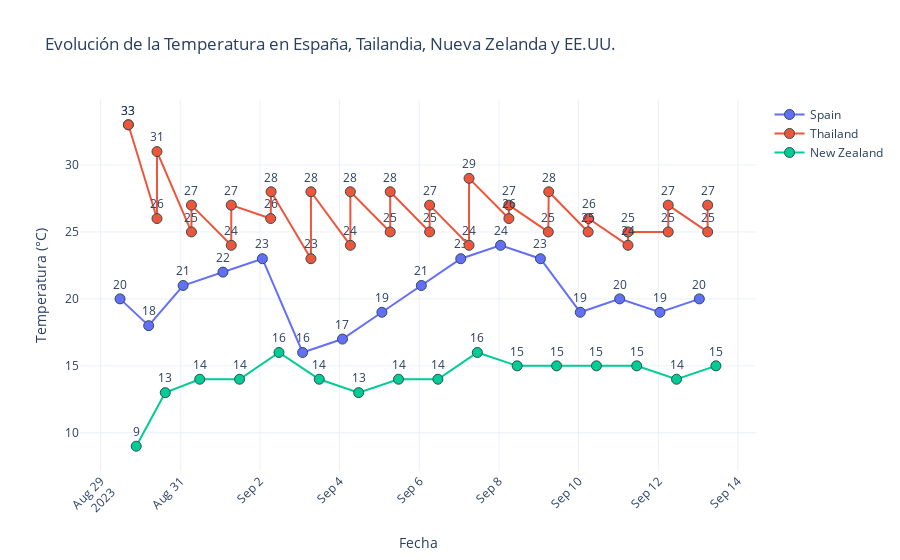

The code cell stored with this chart in its notebook:
### Markdown cell above
# Apartado 15

Carga de datos: Importa el archivo CSV GlobalWeatherRepository.csv en un DataFrame de pandas.

    Selección de datos: Filtra la información para mostrar únicamente las temperaturas de los siguientes países: 

España, Tailandia, Nueva Zelanda y Estados Unidos.

    Visualización:

Genera un gráfico de líneas con PLOTLY que muestre la evolución de la temperatura media a lo largo del año para estos cuatro países.

Los marcadores tendrán que mostrar la temperatura (el número) y ser redondos.

### Code cell


### Figure 1 — Plotly figure (JSON) as saved in the notebook; plotly's stock layout.template omitted (floating-point values rounded to 4 significant figures)
{"data": [{"marker": {"line": {"color": "DarkSlateGrey", "width": 1}, "size": 10, "symbol": "circle"}, "mode": "lines+markers+text", "name": "Spain", "text": [20, 18, 21, 22, 23, 16, 17, 19, 21, 23, 24, 23, 19, 20, 19, 20], "textposition": "top center", "type": "scatter", "x": ["2023-08-29T11:45:00", "2023-08-30T05:00:00", "2023-08-31T01:45:00", "2023-09-01T01:45:00", "2023-09-02T01:30:00", "2023-09-03T01:45:00", "2023-09-04T01:45:00", "2023-09-05T01:30:00", "2023-09-06T01:15:00", "2023-09-07T01:00:00", "2023-09-08T01:00:00", "2023-09-09T01:00:00", "2023-09-10T01:00:00", "2023-09-11T00:45:00", "2023-09-12T01:00:00", "2023-09-13T00:45:00"], "y": [20, 18, 21, 22, 23, 16, 17, 19, 21, 23, 24, 23, 19, 20, 19, 20]}, {"marker": {"line": {"color": "DarkSlateGrey", "width": 1}, "size": 10, "symbol": "circle"}, "mode": "lines+markers+text", "name": "Thailand", "text": [33, 33, 26, 31, 25, 27, 24, 27, 26, 28, 23, 28, 24, 28, 25, 28, 25, 27, 24, 29, 26, 27, 25, 28, 25, 26, 24, 25, 25, 27, 25, 27], "textposition": "top center", "type": "scatter", "x": ["2023-08-29T16:45:00", "2023-08-29T16:45:00", "2023-08-30T10:00:00", "2023-08-30T10:00:00", "2023-08-31T06:45:00", "2023-08-31T06:45:00", "2023-09-01T06:45:00", "2023-09-01T06:45:00", "2023-09-02T06:30:00", "2023-09-02T06:45:00", "2023-09-03T06:45:00", "2023-09-03T06:45:00", "2023-09-04T06:30:00", "2023-09-04T06:30:00", "2023-09-05T06:30:00", "2023-09-05T06:30:00", "2023-09-06T06:15:00", "2023-09-06T06:15:00", "2023-09-07T06:00:00", "2023-09-07T06:00:00", "2023-09-08T06:00:00", "2023-09-08T06:00:00", "2023-09-09T05:45:00", "2023-09-09T06:00:00", "2023-09-10T05:45:00", "2023-09-10T06:00:00", "2023-09-11T05:45:00", "2023-09-11T05:45:00", "2023-09-12T06:00:00", "2023-09-12T06:00:00", "2023-09-13T05:45:00", "2023-09-13T05:45:00"], "y": [33, 33, 26, 31, 25, 27, 24, 27, 26, 28, 23, 28, 24, 28, 25, 28, 25, 27, 24, 29, 26, 27, 25, 28, 25, 26, 24, 25, 25, 27, 25, 27]}, {"marker": {"line": {"color": "DarkSlateGrey", "width": 1}, "size": 10, "symbol": "circle"}, "mode": "lines+markers+text", "name": "New Zealand", "text": [9, 13, 14, 14, 16, 14, 13, 14, 14, 16, 15, 15, 15, 15, 14, 15], "textposition": "top center", "type": "scatter", "x": ["2023-08-29T21:30:00", "2023-08-30T15:00:00", "2023-08-31T11:45:00", "2023-09-01T11:45:00", "2023-09-02T11:30:00", "2023-09-03T11:45:00", "2023-09-04T11:30:00", "2023-09-05T11:30:00", "2023-09-06T11:15:00", "2023-09-07T11:00:00", "2023-09-08T11:00:00", "2023-09-09T10:45:00", "2023-09-10T10:45:00", "2023-09-11T11:00:00", "2023-09-12T11:00:00", "2023-09-13T10:45:00"], "y": [9, 13, 14, 14, 16, 14, 13, 14, 14, 16, 15, 15, 15, 15, 14, 15]}, {"marker": {"line": {"color": "DarkSlateGrey", "width": 1}, "size": 10, "symbol": "circle"}, "mode": "lines+markers+text", "name": "United States", "text": [], "textposition": "top center", "type": "scatter", "x": [], "y": []}], "layout": {"title": {"text": "Evolución de la Temperatura en España, Tailandia, Nueva Zelanda y EE.UU."}, "xaxis": {"tickangle": -45, "title": {"text": "Fecha"}}, "yaxis": {"title": {"text": "Temperatura (°C)"}}}}
